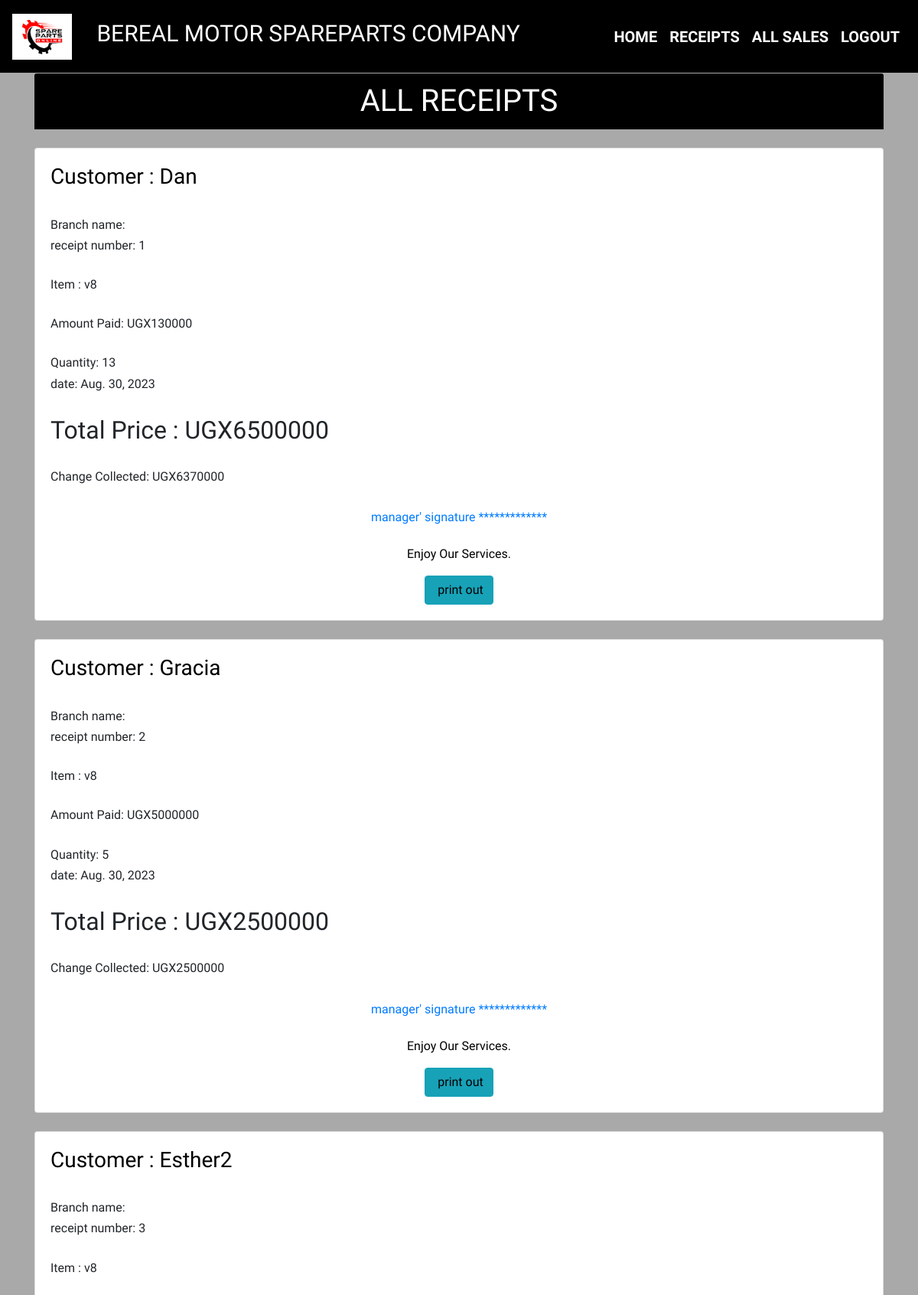
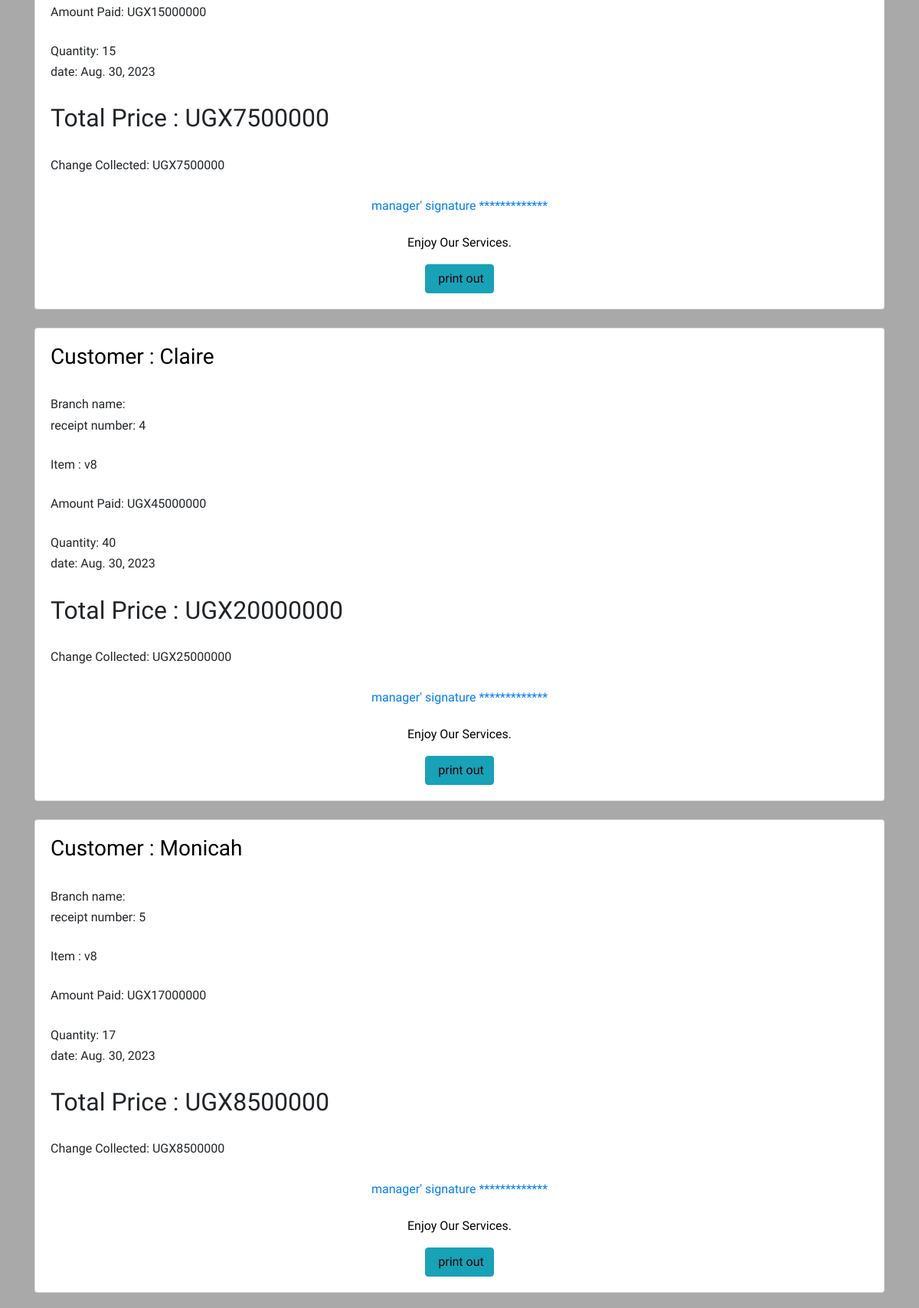
The app's page /receipt/ (signed in, upper part) with its own data (2 pictures, top to bottom).
### Myapplication/models.py (models this page shows, shortened)
class Sale(models.Model):
    item =models.ForeignKey(Product,on_delete=models.CASCADE, null=False, blank=False)
    quantity=models.IntegerField(null=False, blank=False)
    amount_received = models.IntegerField(null=False, blank=False)
    issued_to =models.CharField(max_length =100,null =False,blank =False)
    unit_price =models.DecimalField (max_digits=10, decimal_places=2, null=False, blank=False)
    branch_name =models.CharField(max_length=50, null=False, blank=False)
    date = models.DateField(default=timezone.now)
    def get_total(self):
        total = self.quantity *self.item.unit_price
        return int(total)
    def get_change(self):
        change = self.get_total()-self.amount_received
        return abs(int(change))

class Product(models.Model):
    category_name = models.ForeignKey(Category, on_delete=models.CASCADE, null=False, blank=False)
    item_name = models.CharField(max_length=50, null=False, blank=False)
    country_of_origin = models.CharField(max_length=50, null=False, blank=False)  # Changed to CharField
    total_quantity = models.IntegerField(default=0,null=False, blank=False)
    issued_quantity = models.IntegerField(default=0,null=False, blank=False)
    received_quantity = models.IntegerField(default=0,null=False, blank=False)
    unit_price = models.DecimalField(max_digits=10, decimal_places=2, null=False, blank=False)  # Changed to DecimalField
    def __str__(self):
        return self.item_name

### Myapplication/views.py (the view)
# urls.py: path('receipt/', views.receipt, name='receipt'),
@login_required
def receipt(request):
    sales = Sale.objects.all()
    return render(request,'Demi/receipt.html',{'sales':sales})

### templates/Demi/receipt.html
{% extends 'Demi/base.html'%} {% block content%}
<br /><br><br><br>
<div class="container">
  <h1 class="card-header text-center" style="color:white ; background-color: black;">ALL RECEIPTS</h1><br>
  {% for sale in sales %}
  <div class="card" style="background-color: white; color:color(srgb red green blue); z-index: 0;">
    <div class="card-body">
      <h3 class="card-title" style="color: black;">Customer : {{sale.issued_to | title}}</h3>
      <br>
      <h6 class="card-text">Branch name: {{ sale.branch_name}}</h6>
      <h6 class="card-text">receipt number: {{ sale.id}}</h6>
      <br>
      <h6 class="card-text">Item : {{sale.item}}</h6>
      <br>
      <h6 class="card-text">Amount Paid:  UGX{{ sale.amount_received }}</h6>
      <br>
      <h6 class="card-text">Quantity: {{sale.quantity }}</h6>
      <h6 class="card-text">date: {{sale.date}}</h6>
      <br>
      <h2 >Total Price :  UGX{{ sale.get_total }}</h2>
      <br>
      <div style="flex: 1">
        <h6 class="card-text">Change Collected:  UGX{{ sale.get_change }}</h6>
        <br>
        <div style="text-align: center;">
        <a href="{% url 'receipt_detail' sale.id %}">
          <div style="text-align: center;">
          manager' signature
          *************
          <br>
          <br>
          </div>
          <p style="text-align: center;color: black;">Enjoy Our Services.</p>
          <input
          style="color: black;"
            type="submit"
            value=" print out"
            class="btn btn-info"
            type="button"
          />
        </a>
      </div>
    </div>
  </div>
</div>
  <br />
  {% endfor %}
</div>
{% endblock %}

### Myapplication/static/css/base.css (style rules this page uses)
html,body { position: relative; overflow-x: hidden; background: url('/static/images/img6.jpg'); width: 100% !important; height: 100vh; display: table; position: relative; background-position: center; background-attachment: scroll; -o-background-size: cover; -moz-background-size: cover; -webkit-background-size: cover; background-size: cover; background-repeat: no-repeat; overflow-x: hidden; }
body { background-color:darkgrey; font-family: 'raleway'; }

### templates/Demi/base.html (style rules this page uses)
body,html { margin-top: 0px; margin-bottom: 0px; }

### records on screen
Sale: issued_to "Dan", id "1", item "v8", amount_received "130000", quantity "13", date "Aug. 30, 2023", get_total "6500000", get_change "6370000"
Sale: issued_to "Gracia", id "2", item "v8", amount_received "5000000", quantity "5", date "Aug. 30, 2023", get_total "2500000", get_change "2500000"
Sale: issued_to "Esther2", id "3", item "v8", amount_received "15000000", quantity "15", date "Aug. 30, 2023", get_total "7500000", get_change "7500000"
Sale: issued_to "Claire", id "4", item "v8", amount_received "45000000", quantity "40", date "Aug. 30, 2023", get_total "20000000", get_change "25000000"
Sale: issued_to "Monicah", id "5", item "v8", amount_received "17000000", quantity "17", date "Aug. 30, 2023", get_total "8500000", get_change "8500000"
